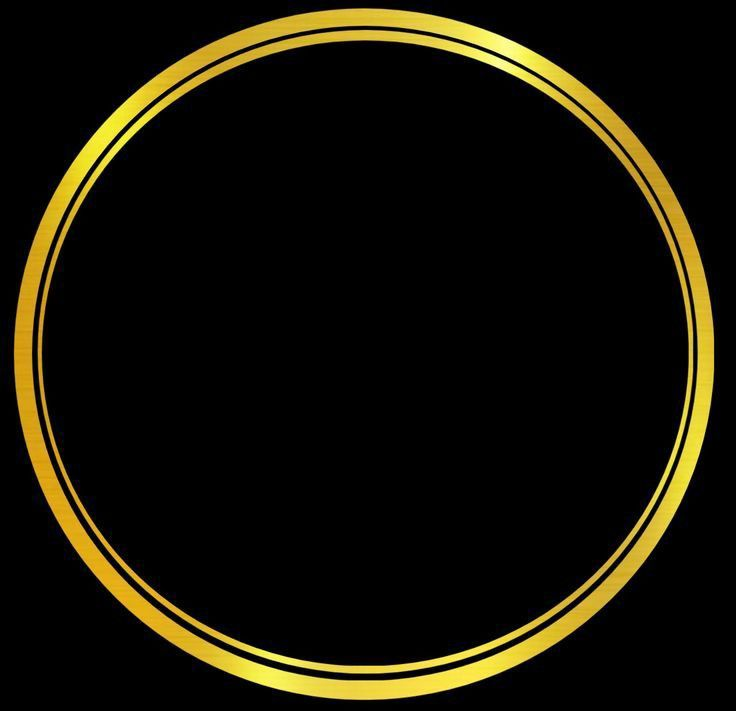
#> input picture Tugas2/lingkaran.jpg, 736 x 711 px, found by its file name
$ python propertyGeometry.py
#> lines starting #> are read from the running program, lines starting #| are printed output that depends on the picture; after the words box and inside, x2 and y2 are one past the last pixel; in counts of white or black regions, pixels touching at a corner belong together
from pathlib import Path
import cv2

ROOT_DIR = Path(__file__).resolve().parents[1]
img = cv2.imread('lingkaran.jpg')
#> img is the input picture: shape (711, 736, 3); mean B, G, R 6.4, 19.4, 22.8
gray = cv2.cvtColor(img, cv2.COLOR_BGR2GRAY)
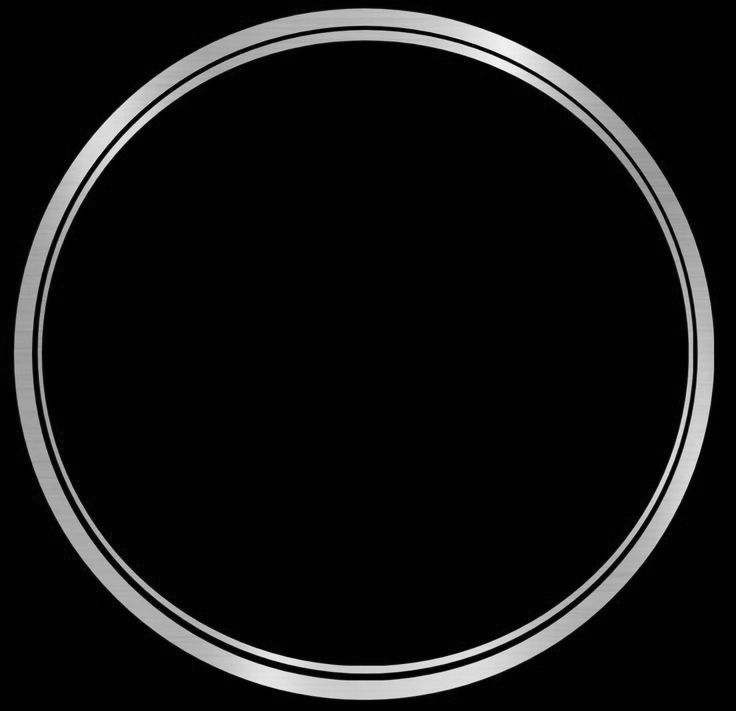
#> gray: shape (711, 736); min 0, max 248, mean 19
_, binary = cv2.threshold(gray, 127, 255, cv2.THRESH_BINARY_INV)
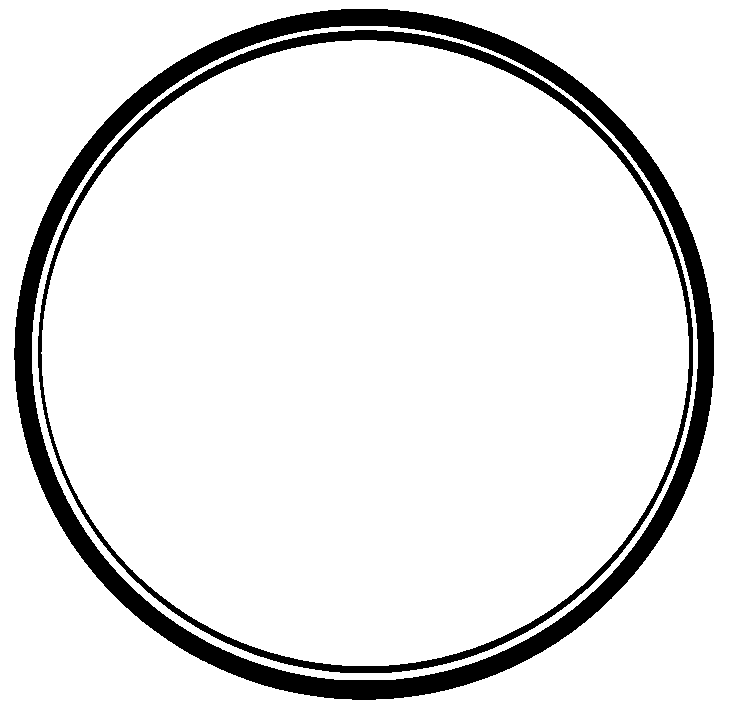
#> binary: shape (711, 736); 90.5% white; 2 black regions, box (x1, y1, x2, y2) and area: (14, 9, 714, 700) 37129, (38, 30, 693, 673) 12819

contours, _ = cv2.findContours(binary, cv2.RETR_EXTERNAL, cv2.CHAIN_APPROX_SIMPLE)
#> contours = [[[0, 0], [0, 710], [735, 710], [735, 0]]]

for i, contour in enumerate(contours):
    # Hitung luas dan keliling
    area = cv2.contourArea(contour)
    perimeter = cv2.arcLength(contour, closed=True)
    print(f"Bentuk {i+1} -> Luas: {area} px², Keliling: {perimeter:.2f} px")

    # Bounding rectangle tegak (garis hijau)
    x, y, w, h = cv2.boundingRect(contour)
    cv2.rectangle(img, (x, y), (x + w, y + h), (0, 255, 0), 2)

    # Minimum enclosing circle (garis biru)
    (cx, cy), radius = cv2.minEnclosingCircle(contour)
    cv2.circle(img, (int(cx), int(cy)), int(radius), (255, 0, 0), 2)

    # Titik tengah / centroid (lingkaran kuning terisi)
    M = cv2.moments(contour)
    if M["m00"] != 0:
        center_x = int(M["m10"] / M["m00"])
        center_y = int(M["m01"] / M["m00"])
        cv2.circle(img, (center_x, center_y), 5, (0, 255, 255), -1)
#> this loop made 1 pass
#> (contour, area, perimeter, x, y, w, h, cx) on pass 1: ([[0, 0], [0, 710], [735, 710], [735, 0]], 521850, 2890, 0, 0, 736, 711, 367.5)
#| Bentuk 1 -> Luas: 521850.0 px², Keliling: 2890.00 px
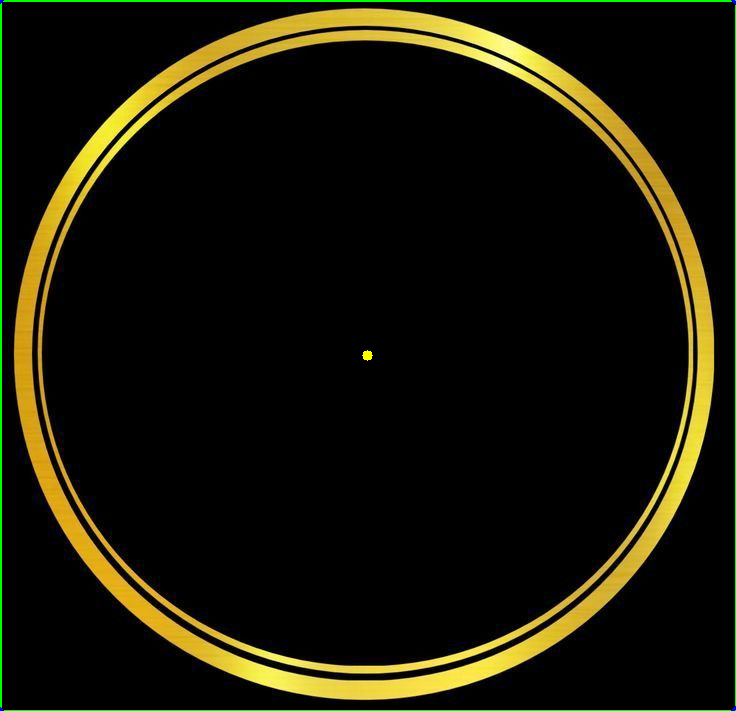
#> img: shape (711, 736, 3); 0.85% of pixels changed, all inside (x1, y1, x2, y2) = (0, 0, 736, 711)

cv2.imshow('Properti Kontur', img)
cv2.waitKey(0)
cv2.destroyAllWindows()
